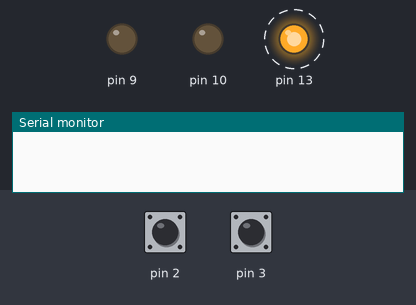
Bench run of a sketch on a simulated Arduino Uno, built with avr-gcc and run on an emulated ATmega328P. Parts: output pins drawn as LEDs (lit = HIGH), the last lines printed to the serial monitor. Dashed ring = blinking. The test bench sets the inputs (shaded band); at power-on: pin 2 HIGH, pin 3 HIGH.

Above: at 1.2 s.
1.3 s: pin 2 pulled LOW for 0.15 s
At 2.3 s:
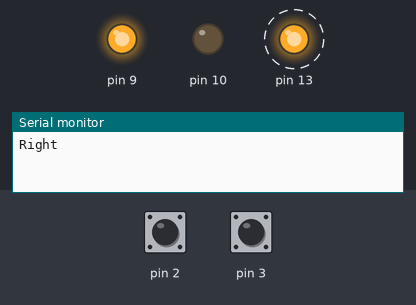
4.3 s: pin 3 pulled LOW for 0.15 s
At 5.4 s:
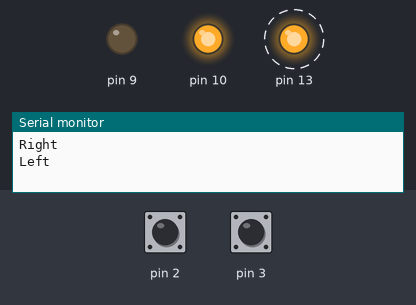
7.3 s: pin 2 pulled LOW for 1 s
At 8.9 s:
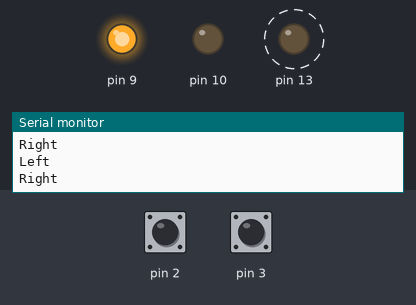
11.0 s: pin 3 pulled LOW for 1 s
At 12.9 s:
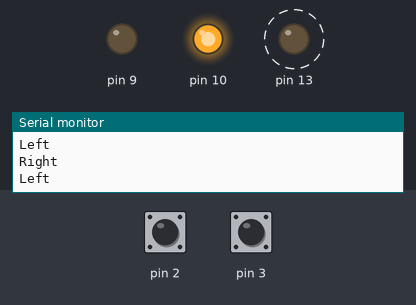
Timing chart, 0 to 15.5 s (numbered marks = the images above; inputs shaded):
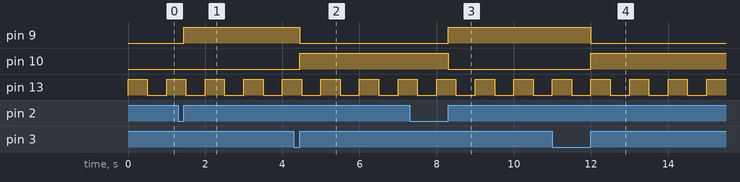

Measured:
- after the input at 1.3 s, pin 9: LOW → HIGH after 0.15 s
- after the input at 4.3 s, pin 9: HIGH → LOW after 0.15 s; pin 10: LOW → HIGH after 0.15 s
- after the input at 7.3 s, pin 9: LOW → HIGH after 1.0 s; pin 10: HIGH → LOW after 1.0 s
- after the input at 11.0 s, pin 9: HIGH → LOW after 1.0 s; pin 10: LOW → HIGH after 1.0 s
- by itself, pin 13: alternates HIGH for 0.50 s and LOW for 0.50 s

The sketch:

External_Interrupt_SW.ino
```cpp
void setup() {
  Serial.begin(9600);
  pinMode(2, INPUT_PULLUP);
  pinMode(3, INPUT_PULLUP);
  pinMode(9, OUTPUT);
  pinMode(10, OUTPUT);
  pinMode(13, OUTPUT);
  digitalWrite(10,LOW);
  digitalWrite(9,LOW);
  attachInterrupt(digitalPinToInterrupt(2),LimitsensingR,RISING);
  attachInterrupt(digitalPinToInterrupt(3),LimitsensingL,RISING);
}

unsigned int Led_level=200,SW_status=0;


void loop() {
  digitalWrite(13,HIGH);
  delay(500);
  digitalWrite(13,LOW);
  delay(500);
}

void LimitsensingR()
{
  if (SW_status!=1)
  {
    Serial.println("Right");
    SW_status=1;
    digitalWrite(10,LOW);
    digitalWrite(9,HIGH);
    //analogWrite(10,0);
    //analogWrite(9,Led_level);
  }
}

void LimitsensingL()
{
  if (SW_status!=2)
  {
    Serial.println("Left");
    SW_status=2;
    digitalWrite(9,LOW);
    digitalWrite(10,HIGH);
    //analogWrite(10,0);
    //analogWrite(9,Led_level);
  }
}
```
